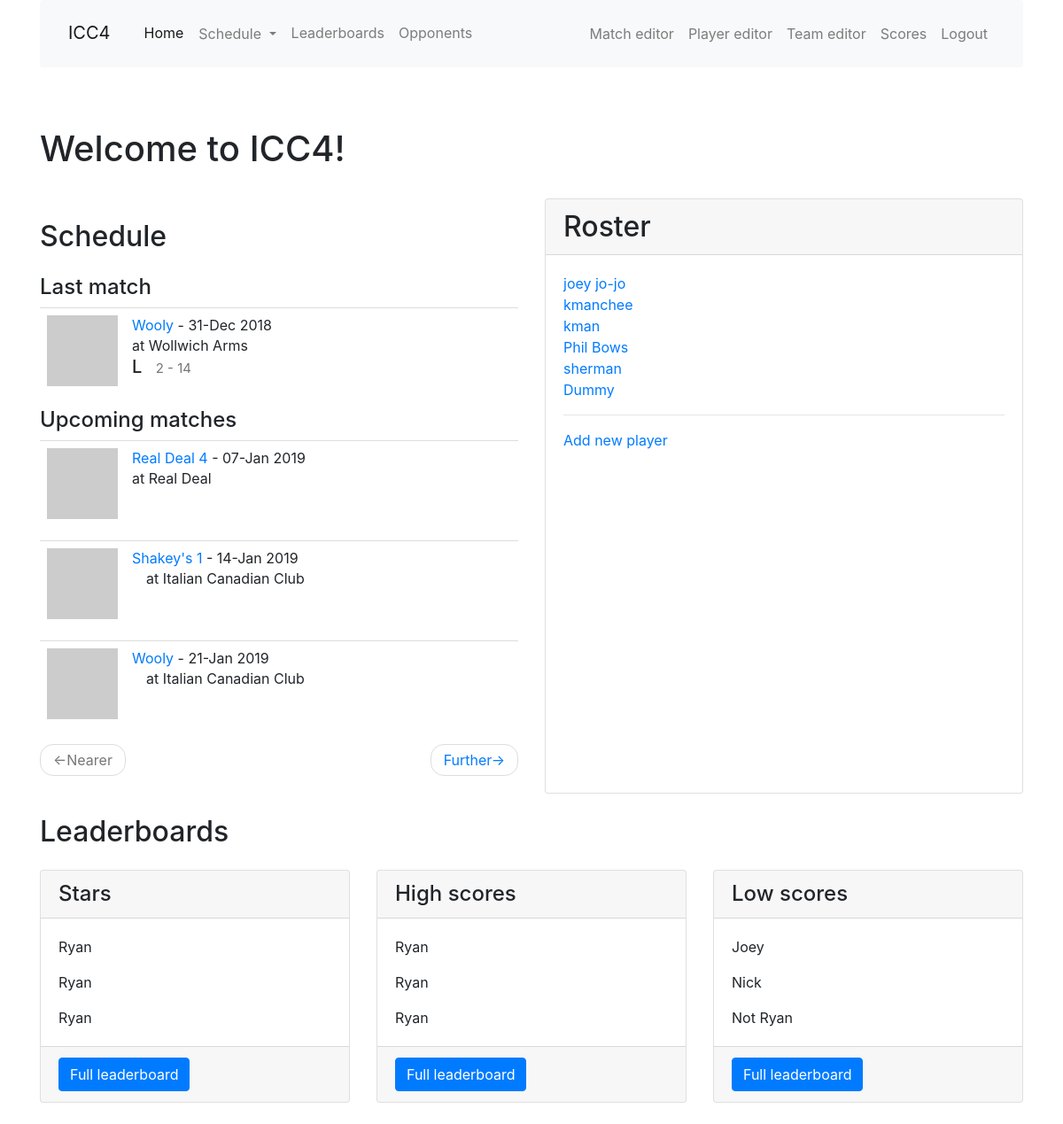
The page /index on the database as committed earlier.
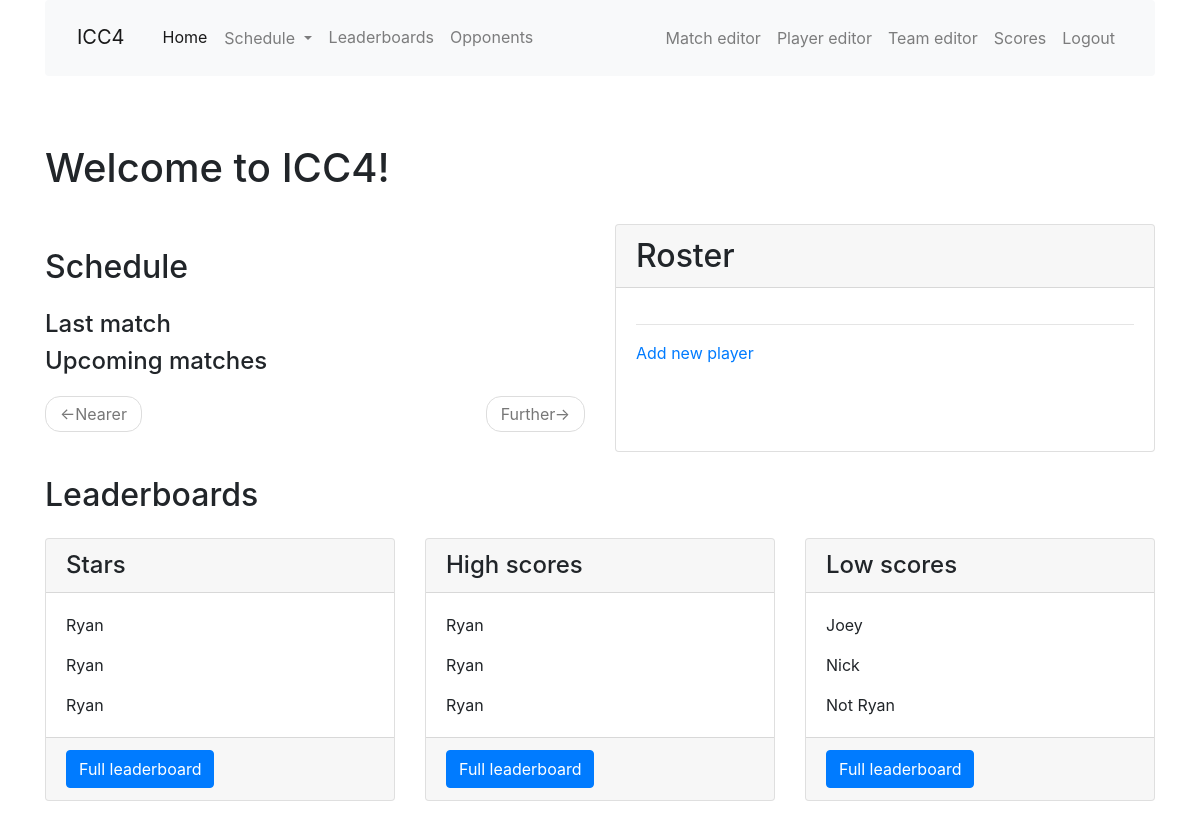
The same page on the database as committed later.
### app/models.py (models this page shows, shortened)
class Team(db.Model):
    id = db.Column(db.Integer, primary_key=True)
    name = db.Column(db.String(64), index=True, unique=True)
    home_location = db.Column(db.String(64), index=True)
    address = db.Column(db.String(128), index=True)
    matches = db.relationship('Match', back_populates='opponent', lazy='dynamic')
    def avatar(self, size):
        digest = md5(self.name.lower().encode('utf-8')).hexdigest()
        return 'https://www.gravatar.com/avatar/{}?d=identicon&s={}'.format(
            digest, size)

class Match(db.Model):
    id = db.Column(db.Integer, primary_key=True)
    opponent_id = db.Column(db.Integer, db. ForeignKey('team.id'))
    opponent = db.relationship('Team', back_populates='matches')
    date = db.Column(db.Date, index=True, default=date.today())
    location = db.Column(db.String(64))
    home_away = db.Column(db.String(32), index=True)
    match_type = db.Column(db.String(32), index=True)
    games = db.relationship('Game', back_populates='match', lazy='dynamic')
    team_score = db.Column(db.Integer, index=True)
    opponent_score = db.Column(db.Integer, index=True)
    win = db.Column(db.Boolean, index=True, default=None)
    overtime = db.Column(db.Boolean, index=True, default=False)
    match_summary = db.Column(db.String(512))
    food = db.Column(db.String(128))
    match_stats = db.relationship('MatchStats', uselist=False, back_populates='match')
    high_scores = db.relationship('HighScore', back_populates='match', lazy='dynamic')
    low_scores = db.relationship('LowScore', back_populates='match', lazy='dynamic')
    @hybrid_property
    def season(self):
        return season_from_date(self.date)

class Player(db.Model):
    id = db.Column(db.Integer, primary_key=True)
    nickname = db.Column(db.String(64), index=True, unique=True)
    first_name = db.Column(db.String(64), index=True)
    last_name = db.Column(db.String(64), index=True)
    games = association_proxy('games_association', 'game')
    last_match_id = db.Column(db.Integer, db.ForeignKey('match.id'))
    last_match = db.relationship('Match', foreign_keys=[last_match_id])
    first_match_id = db.Column(db.Integer, db.ForeignKey('match.id'))
    first_match = db.relationship('Match', foreign_keys=[first_match_id])
    high_scores = db.relationship('HighScore', back_populates='player', lazy='dynamic')
    low_scores = db.relationship('LowScore', back_populates='player', lazy='dynamic')

### app/main/routes.py (the view)
@bp.route('/', methods=['GET', 'POST'])
@bp.route('/index', methods=['GET', 'POST'])
def index():
    all_players = Player.query.all()
    page = request.args.get('page', 1, type=int)
    last_match = Match.query.filter(Match.date<date.today()).order_by(Match.date.desc()).first()
    schedule = Match.query.filter(Match.date>=date.today()).order_by(Match.date).paginate(
        page, current_app.config['MATCH_PER_PAGE'], False)
    next_url = url_for('main.index', page=schedule.next_num) \
        if schedule.has_next else None
    prev_url = url_for('main.index', page=schedule.prev_num) \
        if schedule.has_prev else None
    return render_template('index.html', title=None,
        schedule=schedule.items, next_url=next_url, prev_url=prev_url,
        all_players=all_players, last_match=last_match)

### app/templates/index.html
{% extends "base.html" %}
{% import 'bootstrap/wtf.html' as wtf %}
{% block app_content %}
  <h1>Welcome to ICC4!</h1>
  <br>
  <div class="row">
    <div class="col-md-6">
    <h2 class="my-4">Schedule</h2>
    <h4>Last match</h4>
    {% if last_match %}
    {% with match = last_match %}
      {% include '_match.html' %}
    {% endwith %}
    {% endif %}
    <h4>Upcoming matches</h4>
    {% for match in schedule %}
      {% include '_match.html' %}
    {% endfor %}
      <nav aria-label="...">
      <ul class="pager">
        <li class="previous{% if not prev_url %} disabled{% endif %}">
          <a href="{{ prev_url or '#' }}">
            <span aria-hidden="true">&larr;</span>Nearer
          </a>
        </li>
        <li class="next{% if not next_url %} disabled{% endif %}">
          <a href="{{ next_url or '#' }}">
            Further<span aria-hidden="true">&rarr;</span>
          </a>
        </li>
      </ul>
    </nav>
    </div>
    <div class="col-md-6">
      <div class="card h-100">
          <h2 class="card-header">Roster</h2>
          <div class="card-body">
            <ul class="list-unstyled">
            {% for p in all_players %}
            <li><a href="{{ url_for('main.player', nickname=p.nickname) }}">{{ p.nickname }}</a></li>
            {% endfor %}
            </ul>
            <hr>
            <a href="{{ url_for('main.player_edit') }}">Add new player</a>
          </div>
        </div>
  </div>
  <br>
  <div class="container">
    <h2 class="my-4">Leaderboards</h2>
    <div class="row">
      <div class="col-lg-4 mb-4">
        <div class="card h-100">
          <h4 class="card-header">Stars</h4>
          <div class="card-body">
            <p class="card-text">Ryan</p>
            <p class="card-text">Ryan</p>
            <p class="card-text">Ryan</p>
          </div>
          <div class="card-footer">
            <a href="#" class="btn btn-primary">Full leaderboard</a>
          </div>
        </div>
      </div>
      <div class="col-lg-4 mb-4">
        <div class="card h-100">
          <h4 class="card-header">High scores</h4>
          <div class="card-body">
            <p class="card-text">Ryan</p>
            <p class="card-text">Ryan</p>
            <p class="card-text">Ryan</p>
          </div>
          <div class="card-footer">
            <a href="#" class="btn btn-primary">Full leaderboard</a>
          </div>
        </div>
      </div>
      <div class="col-lg-4 mb-4">
        <div class="card h-100">
          <h4 class="card-header">Low scores</h4>
          <div class="card-body">
            <p class="card-text">Joey</p>
            <p class="card-text">Nick</p>
            <p class="card-text">Not Ryan</p>
          </div>
          <div class="card-footer">
            <a href="#" class="btn btn-primary">Full leaderboard</a>
          </div>
        </div>
      </div>
    </div>
  </div>
{% endblock %}

### app/templates/_match.html
<table class="table table-hover">
  <tr>
    <td width="70px">
      <a href="{{ url_for('main.match', id=match.id) }}">
        <img src="{{ match.opponent.avatar(70) }}">
      </a>
    </td>
    <td>
      <a href="{{ url_for('main.opponent', id=match.opponent_id) }}">
        {{ match.opponent.name }}
      </a>
       - {{ match.date.strftime('%d-%b %Y') }}
      <br>
      {% if match.home_away == 'away' %}
      at {{ match.opponent.home_location }}
      {% else %}
      &emsp;at Italian Canadian Club
      {% endif %}
      {% if match.win != None %}
      <h5>{% if match.win == True %}W{% else %}L{% endif %}&ensp;
      <small>{{ match.team_score }} - {{ match.opponent_score }}</small>
      </h5>
      {% endif %}
      </td>
  </tr>
</table>

Rows that differ between the two databases and show on the page:
no longer on this page (row unchanged): Team: opponent.name "Wooly", opponent.home_location "Wollwich Arms"
removed Match: date "31-Dec 2018", team_score "2", opponent_score "14"
removed Match: opponent.name "Real Deal 4", date "07-Jan 2019", opponent.home_location "Real Deal"
removed Match: opponent.name "Shakey's 1", date "14-Jan 2019", home_away "at Italian Canadian Club"
removed Match: opponent.name "Wooly", date "21-Jan 2019", home_away "at Italian Canadian Club"
removed Player: nickname "joey jo-jo"
removed Player: nickname "kmanchee"
removed Player: nickname "kman"
removed Player: nickname "Phil Bows"
removed Player: nickname "sherman"
removed Player: nickname "Dummy"
Other text that changed with them:
text no longer shown: "- at L -"
